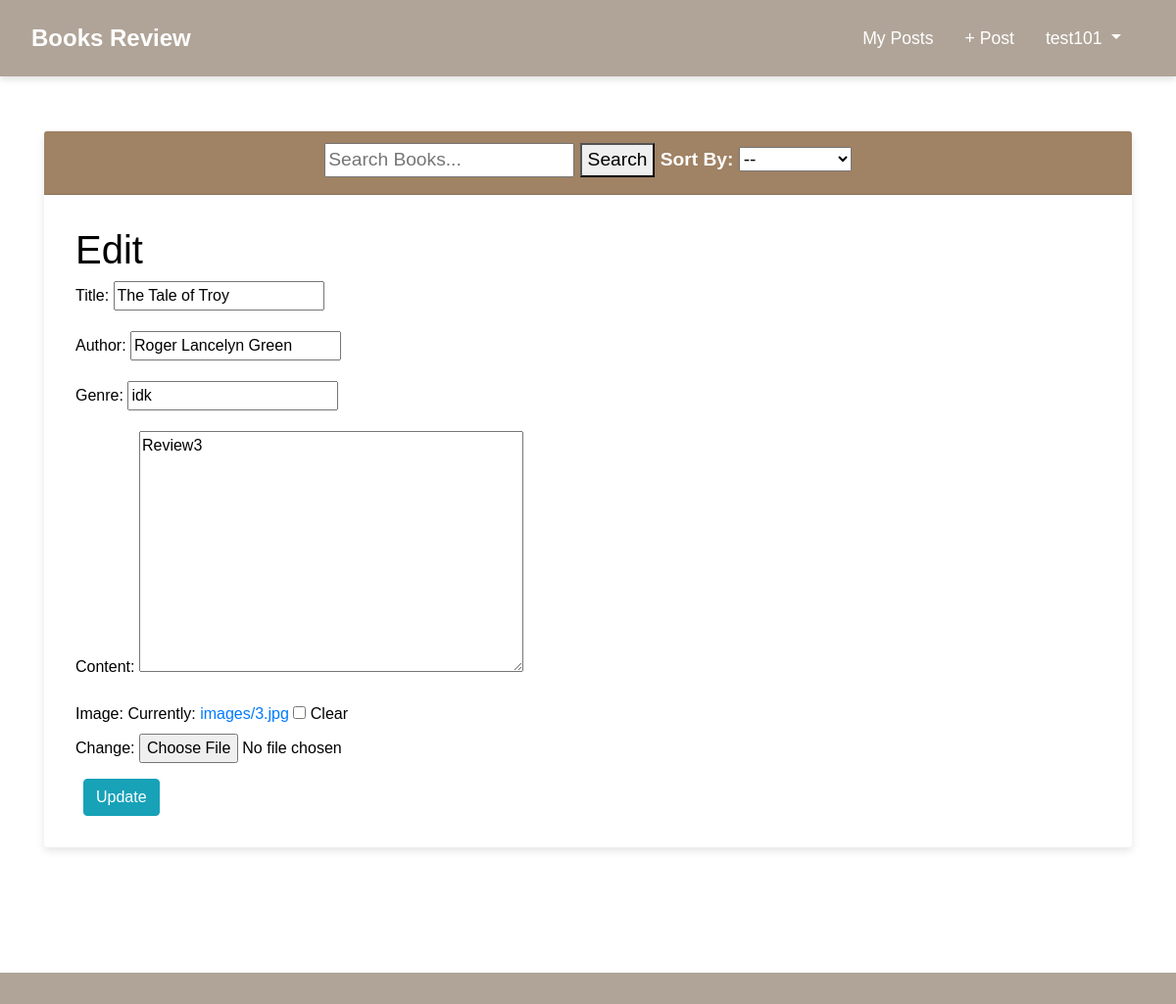
The page /posts/3/edit/ (signed in) on the database its author committed.
### users/models.py (models this page shows, shortened)
class CustomUser(AbstractUser):
    age = models.PositiveIntegerField(null=True, blank=True)
    following = models.ManyToManyField('self', symmetrical=False, related_name='followers', blank=True)

### posts/models.py (models this page shows, shortened)
class Post(models.Model):
    title = models.CharField(max_length=200)
    author = models.CharField(max_length=255, blank=True, null=True)
    genre = models.CharField(max_length=255, blank=True, null=True)
    date = models.DateTimeField(auto_now_add=True)
    content = models.TextField()
    image = models.ImageField(upload_to='images/', null=True, blank=True)
    created_at = models.DateTimeField(auto_now_add=True)
    likes = models.ManyToManyField(settings.AUTH_USER_MODEL, related_name='liked_posts', blank=True)
    created_by = models.ForeignKey('users.CustomUser', on_delete=models.CASCADE, null=True, blank=True)
    class Meta:
        ordering = ['-created_at']

### posts/views.py (the view)
# urls.py: path('<int:pk>/edit/',PostsUpdateView.as_view(), name='post_edit'),
class PostsUpdateView(UpdateView):
    model = Post
    fields = ('title', 'author','genre','content','image')
    template_name = 'post_edit.html'
    success_url = reverse_lazy('my_posts')

### templates/post_edit.html
{% extends 'base.html' %}
{% block content %}
<h1>Edit</h1>
<form action="" method="post">{% csrf_token %}
    {{ form.as_p }}
    <button class="btn btn-info ml-2" type="submit">Update</button>
</form>
{% endblock content %}

### templates/base.html (shortened to what this page needs)
<!doctype html>
<html lang="en">
    <head>
        <link rel="stylesheet"
        href="https://stackpath.bootstrapcdn.com/bootstrap/4.1.3/css/bootstrap.min.css"
>
    </head>
    <body>
        <nav class="navbar navbar-expand-md navbar-dark mb-4">
            <a class="navbar-brand" href="{% url 'home' %}">Books Review</a>
            <div class="collapse navbar-collapse" id="navbarCollapse">
                    {% if user.is_authenticated %}
                        <ul class="navbar-nav ml-auto">
                            <li>
                                <a class="nav-link" href="{% url 'my_posts' %}">My Posts</a>
                            </li>
                            <li class="nav-item">
                                <a class="nav-link" href="{% url 'upload' %}">+ Post</a>
                            </li>
                            <li class="nav-item dropdown">
                                <a class="nav-link dropdown-toggle" href="#" id="userMenu" data-toggle="dropdown" aria-haspopup="true" aria-expanded="false">
                                    {{ user.username }}
                                </a>
                            </li>
                        </ul>
                    {% endif %}
            </div>
        </nav>
            <div class="container">
                <div class="card">
                    <div class="card-header">
                        {% if user.is_authenticated %}
                            <form method="GET" action="{% url 'home' %}">
                                <input type="text" name="search" placeholder="Search Books..." value="{{ search_query }}">
                                <button type="submit">Search</button>
                                <label for="sort">Sort By:</label>
                                <select name="sort" id="sort" onchange="this.form.submit()">
                                    <option value="" {% if not sort_by %}selected{% endif %}>--</option>
                                </select>
                            </form>
                        {% endif %}
                    </div>
                    <div class="card-body">
                        {% block content %}
                        {% endblock content %}
                    </div>
                </div>
            </div>
        <footer class="footer">
        </footer>
    </body>
</html>

### templates/base.html (style rules this page uses)
body { background-color: #ffffff; color: #1c8585; font-family: 'Arial', sans-serif; }
.navbar { background-color: #b0a498; padding: 1rem 2rem; box-shadow: 0px 4px 6px rgba(0, 0, 0, 0.1); }
.navbar-brand { font-weight: bold; font-size: 1.5rem; color: #ffffff !important; }
.nav-link, .dropdown-toggle { color: #ffffff !important; margin-right: 1rem; font-size: 1.1rem; }
.container { padding-top: 2rem; padding-bottom: 2rem; }
.card { border: none; box-shadow: 0px 4px 8px rgba(0, 0, 0, 0.1); margin-bottom: 2rem; }
.card-header { background-color: #a08264; color: #ffffff; font-weight: bold; font-size: 1.2rem; text-align: center; }
.card-body { padding: 2rem; font-size: 1rem; color: #000000; }
.footer { background-color: #b0a498; color: #ffffff; padding: 1rem 0; text-align: center; margin-top: 4rem; }

### rows shown on the page
CustomUser: username "test101"
Post: title "The Tale of Troy", author "Roger Lancelyn Green", genre "idk", content "Review3"
